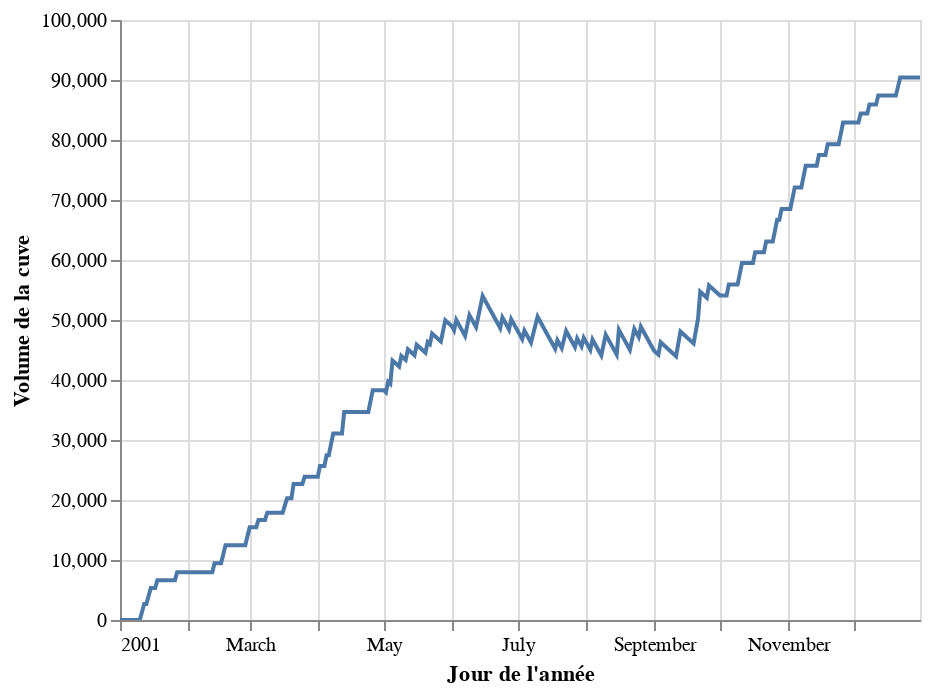

The code cell stored with this chart in its notebook:
### Markdown cell above
## Dimensions d'une cuve pour un potager avec paillage

Le paillage diminue les besoins en eau du potager de 66%. 
Qu'en est-il du volume nécessaire de la cuve ? 
Pour répondre à cette question nous reproduisons la manipulation faite plus haut.

### Code cell
# Ajout de besoins en irrigation avec paillage
df['irrigationPaillage'] = df.conso_potager - df.mm
df.irrigationSurfacique[df['irrigationPaillage']<0]=0
df['besoinsPaillage'] = df.irrigationPaillage * 100
# df.apportsTotaux reste le meme. 

# Creation de la seconde cuve
#initialisation 
cuvePaillage = [0]
# remplissage au cours de l'annee
for index in range(len(df)-1):
    cuvePaillage.append(cuvePaillage[index] + df['apportsTotaux'].iloc[index] - df['besoinsPaillage'].iloc[index])
#conversion en df
cuvePaillage = pd.DataFrame(cuvePaillage)
cuvePaillage = pd.concat([df['doy'], cuvePaillage], axis=1)
cuvePaillage = cuvePaillage.set_axis(['doy', 'vol'], axis=1, copy=False)


# Visualisation graphique
alt.Chart(cuvePaillage).mark_line().encode(
    x=alt.X('doy:T',title="Jour de l'année"),
    y=alt.Y('vol',title="Volume de la cuve"),
    tooltip=['vol', 'doy']
).properties(
    width = 400
).interactive()

### Figure 1 — Vega-Lite specification as saved in the notebook (floating-point values rounded to 4 significant figures; data arrays with more than 128 entries replaced by an {"elided": "..."} marker saying what was removed)
{"config": {"view": {"continuousWidth": 400, "continuousHeight": 300}}, "data": {"name": "data-cfb50409ef1e7c6287c8c6c0f8f8bc77"}, "mark": "line", "encoding": {"tooltip": [{"field": "vol", "type": "quantitative"}, {"field": "doy", "type": "nominal"}], "x": {"field": "doy", "title": "Jour de l'année", "type": "temporal"}, "y": {"field": "vol", "title": "Volume de la cuve", "type": "quantitative"}}, "selection": {"selector016": {"type": "interval", "bind": "scales", "encodings": ["x", "y"]}}, "width": 400, "$schema": "https://vega.github.io/schema/vega-lite/v4.17.0.json", "datasets": {"data-cfb50409ef1e7c6287c8c6c0f8f8bc77": {"elided": "365 records"}}}
